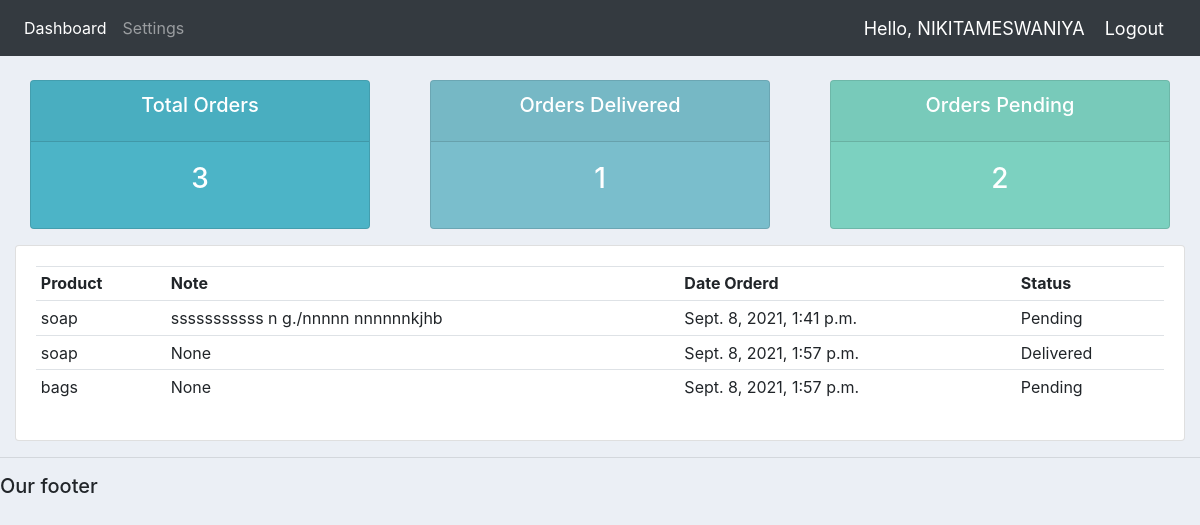
Screenshot of /user/ (signed in) with the database file from the repository.
### accounts/models.py (models this page shows)
class Order(models.Model):
    STATUS = (
        ('Pending', 'Pending'),
        ('Out for delivery', 'Out for delivery'),
        ('Delivered', 'Delivered'),
    )
    customer = models.ForeignKey(Customer, null=True, on_delete=models.SET_NULL)
    product = models.ForeignKey(Product, null=True, on_delete=models.SET_NULL)
    date_created = models.DateTimeField(auto_now_add=True, null=True)
    status = models.CharField(max_length=200, null=True, choices=STATUS)
    note = models.CharField(max_length=1000, null=True)
    def __str__(self):
        return self.product.name

class Product(models.Model):
    CATEGORY = (
        ('Indoor', 'Indoor'),
        ('Out Door', 'Out Door'),
    )
    name = models.CharField(max_length=200, null=True)
    price = models.FloatField(null=True)
    category = models.CharField(max_length=200, null=True, choices=CATEGORY)
    description = models.CharField(max_length=200, null=True, blank=True)
    date_created = models.DateTimeField(auto_now_add=True, null=True)
    tags = models.ManyToManyField(Tag)
    def __str__(self):
        return self.name

### accounts/decorators.py (the view)
        def wrapper_func(request, *args, **kwargs):
            group = None
            if request.user.groups.exists():
                group = request.user.groups.all()[0].name
            if group in allowed_roles:
                return view_func(request, *args, **kwargs)
            else:
                return HttpResponse('You are not authorized to view this page')

### accounts/views.py (called while the page is built)
@login_required(login_url='login')
@allowed_users(allowed_roles=['customer'])
def userPage(request):
    orders = request.user.customer.order_set.all()
    total_orders = orders.count()
    delivered = orders.filter(status='Delivered').count()
    pending = orders.filter(status='Pending').count()
    print('ORDERS:', orders)
    context = {'orders': orders, 'total_orders': total_orders,
               'delivered': delivered, 'pending': pending}
    return render(request, 'accounts/user.html', context)

### templates/accounts/user.html
{%  extends 'accounts/main.html' %}
{% block content %}
{%  include 'accounts/status.html' %}
<div class="row">
	<div class="col-md">
		<div class="card card-body">
			<table class="table table-sm">
				<tr>
					<th>Product</th>
					<th>Note</th>
					<th>Date Orderd</th>
					<th>Status</th>
				</tr>
				{% for order in orders %}
				<tr>
					<td>{{order.product}}</td>
					<td>{{order.note}}</td>
					<td>{{order.date_created}}</td>
					<td>{{order.status}}</td>
				</tr>
				{% endfor %}
			</table>
		</div>
	</div>
</div>
{% endblock content %}

### templates/accounts/navbar.html (shortened to what this page needs)
{% load static %}
<nav class="navbar navbar-expand-lg navbar-dark bg-dark">
  <div class="collapse navbar-collapse" id="navbarNav">
    <ul class="navbar-nav">
     <li class="nav-item active">
        <a class="nav-link" href="{% url 'home' %}">Dashboard</a>
      </li>
      {% if request.user.is_staff %}
      <li class="nav-item">
        <a class="nav-link" href="{% url 'products' %}">Products</a>
      </li>
      {% else %}
       <li class="nav-item">
        <a class="nav-link" href="{% url 'account' %}">Settings</a>
      </li>
      {% endif %}
    </ul>
  </div>
  <span class="hello-msg">Hello, {{request.user}}</span>
  <span ><a  class="hello-msg" href="{% url 'logout' %}">Logout</a></span>
</nav>

### templates/accounts/status.html
<br>
<div class="row">
	<div class="col">
		<div class="col-md">
			<div class="card text-center text-white  mb-3" id="total-orders">
			  	<div class="card-header">
			  		<h5 class="card-title">Total Orders</h5>
			  	</div>
			  	<div class="card-body">
			    	<h3 class="card-title">{{total_orders}}</h3>
			  	</div>
			</div>
		</div>
	</div>
	<div class="col">
		<div class="col-md">
			<div class="card text-center text-white  mb-3" id="orders-delivered">
			  	<div class="card-header">
			  		<h5 class="card-title">Orders Delivered</h5>
			  	</div>
			  	<div class="card-body">
			    	<h3 class="card-title">{{delivered}}</h3>
			  	</div>
			</div>
		</div>
	</div>
	<div class="col">
		<div class="col-md">
			<div class="card text-center text-white  mb-3" id="orders-pending">
			  	<div class="card-header">
			  		<h5 class="card-title">Orders Pending</h5>
			  	</div>
			  	<div class="card-body">
			    	<h3 class="card-title">{{pending}}</h3>
			  	</div>
			</div>
		</div>
	</div>
</div>

### static/css/main.css (style rules this page uses)
body { background-color: #ebeff5; }
#total-orders { background-color: #4cb4c7; }
#orders-delivered { background-color: #7abecc; }
#orders-pending { background-color: #7CD1C0; }

### templates/accounts/navbar.html (style rules this page uses)
.hello-msg { font-size: 18px; color: #fff; margin-right: 20px; }

### rows the page displays
Order: product "soap", note "sssssssssss n g./nnnnn nnnnnnkjhb", date_created "Sept. 8, 2021, 1:41 p.m.", status "Pending"
Order: product "soap", note "None", date_created "Sept. 8, 2021, 1:57 p.m.", status "Delivered"
Order: product "bags", note "None", date_created "Sept. 8, 2021, 1:57 p.m.", status "Pending"

### other values shown
{{ request.user }} "NIKITAMESWANIYA"
{{ total_orders }} "3"
{{ delivered }} "1"
{{ pending }} "2"
